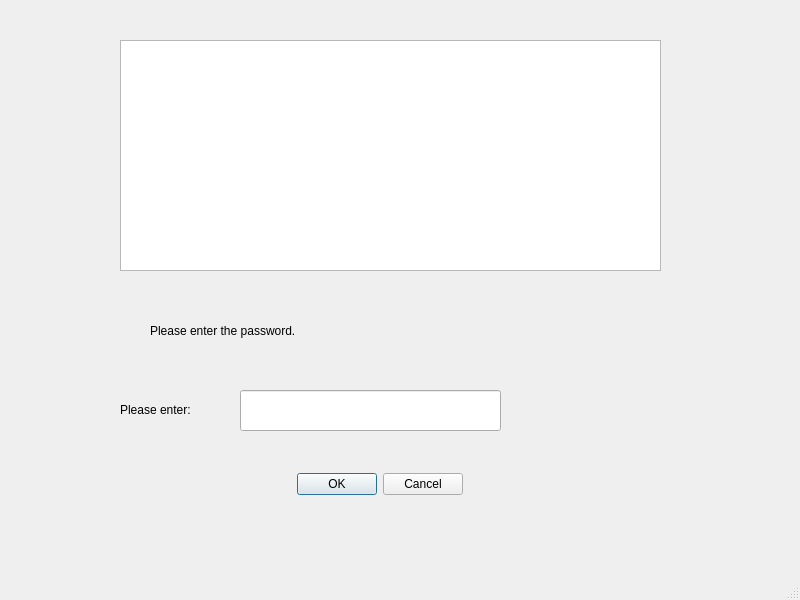
<?xml version="1.0" encoding="UTF-8"?>
<ui version="4.0">
 <class>MainWindow</class>
 <widget class="QMainWindow" name="MainWindow">
  <property name="geometry">
   <rect>
    <x>0</x>
    <y>0</y>
    <width>800</width>
    <height>600</height>
   </rect>
  </property>
  <property name="windowTitle">
   <string>MainWindow</string>
  </property>
  <widget class="QWidget" name="centralwidget">
   <widget class="QTextBrowser" name="welcome">
    <property name="geometry">
     <rect>
      <x>120</x>
      <y>40</y>
      <width>541</width>
      <height>231</height>
     </rect>
    </property>
   </widget>
   <widget class="QLabel" name="tip_pass">
    <property name="geometry">
     <rect>
      <x>150</x>
      <y>310</y>
      <width>461</width>
      <height>41</height>
     </rect>
    </property>
    <property name="styleSheet">
     <string notr="true">font: 18pt &quot;Algerian&quot;;</string>
    </property>
    <property name="text">
     <string>Please enter the password.</string>
    </property>
   </widget>
   <widget class="QDialogButtonBox" name="passbutton">
    <property name="geometry">
     <rect>
      <x>270</x>
      <y>470</y>
      <width>193</width>
      <height>28</height>
     </rect>
    </property>
    <property name="toolTip">
     <string>&lt;html&gt;&lt;head/&gt;&lt;body&gt;&lt;p&gt;exit&lt;/p&gt;&lt;/body&gt;&lt;/html&gt;</string>
    </property>
    <property name="whatsThis">
     <string>&lt;html&gt;&lt;head/&gt;&lt;body&gt;&lt;p&gt;exit&lt;/p&gt;&lt;/body&gt;&lt;/html&gt;</string>
    </property>
    <property name="standardButtons">
     <set>QDialogButtonBox::Cancel|QDialogButtonBox::Ok</set>
    </property>
   </widget>
   <widget class="QLineEdit" name="lineEdit">
    <property name="geometry">
     <rect>
      <x>240</x>
      <y>390</y>
      <width>261</width>
      <height>41</height>
     </rect>
    </property>
   </widget>
   <widget class="QLabel" name="label">
    <property name="geometry">
     <rect>
      <x>120</x>
      <y>400</y>
      <width>111</width>
      <height>20</height>
     </rect>
    </property>
    <property name="text">
     <string>Please enter:</string>
    </property>
   </widget>
  </widget>
  <widget class="QStatusBar" name="statusbar"/>
 </widget>
 <resources/>
 <connections>
  <connection>
   <sender>passbutton</sender>
   <signal>clicked(QAbstractButton*)</signal>
   <receiver>passbutton</receiver>
   <slot>close()</slot>
   <hints>
    <hint type="sourcelabel">
     <x>403</x>
     <y>492</y>
    </hint>
    <hint type="destinationlabel">
     <x>403</x>
     <y>492</y>
    </hint>
   </hints>
  </connection>
 </connections>
</ui>
